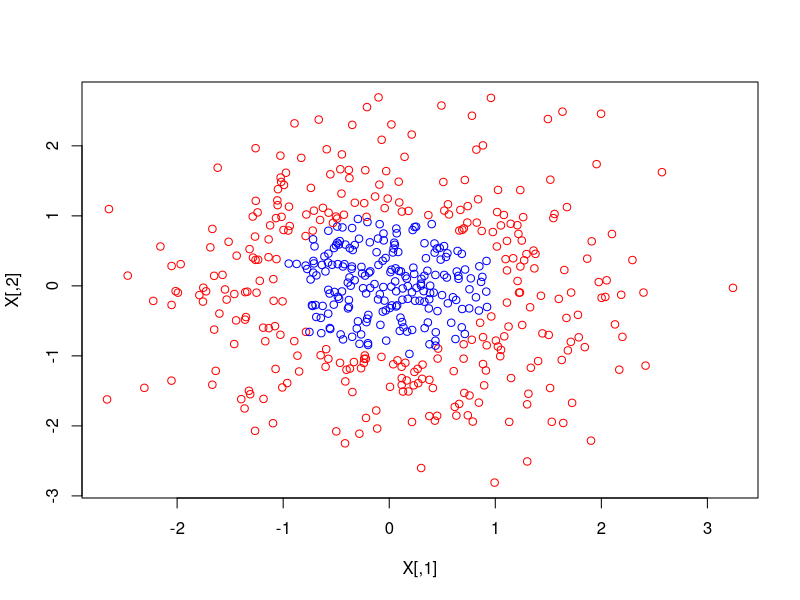

Recreate this plot in R. (Note: this script raises an error after producing the figure.)
##########################################################
# The package "kernlab"
##########################################################
##########################################################
# To install the package "kernlab" execute:
# En R cliquer: "Packages" ->  Installer le(s) package(s) -> [...France (Lyon2)...] -> kernlab
library("kernlab")  # connect library


#################################################################################################################################
#################################################################################################################################
#################################################################################################################################

set.seed(123)  

# Generate two dimensional data
nn=500

mu1=c(0,0)
X = mu1 + cbind(rnorm(nn),rnorm(nn))

d = apply(X^2,MARGIN=1,sum)
Y = ifelse(d<1,1,-1)

# visualise

plot(X,col=c("red","yellow","blue")[Y+2])

####################################################
# gausskern

gausskern=function(X1,X2,sigma=1){
A=X1[,1]
B=X2[,1]
M=matrix(rep(A,length(B)),ncol=length(B))
N=matrix(rep(B,length(A)),ncol=length(A))
D1=M-t(N)
A=X1[,2]
B=X2[,2]
M=matrix(rep(A,length(B)),ncol=length(B))
N=matrix(rep(B,length(A)),ncol=length(A))
D2=M-t(N)
norm=D1^2 +D2^2
exp(-sigma*norm)
}

######################################################################
# on genere une fonction qui calcule la solution du probl?me dual


probl.dual = function(X,Y,gamma,sigma=1){
nn=length(Y)
c <- matrix(rep(-1,nn))
# calcul de H
#P <- X%*%t(X)     # soit    kernelMatrix(vanilladot(),X)
P=gausskern(X,X,sigma)
H <- Y%*%t(Y)*P
A <- t(Y)
b <- 0
l <- matrix(rep(0,nn))
u <- matrix(rep(gamma,nn))
r <- 0
sv <- ipop(c,H,A,b,l,u,r)
round(primal(sv),6)
}



################################################

Hyper=function(X,Y,alpha,newdata,indice=1,sigma=1){
matrK = gausskern(X,X,sigma)
suppk=which( (alpha>0) & (alpha< C))
k=suppk[indice]
w0=Y[k] - sum(alpha[supp]*Y[supp] * matrK[supp,k])
colSums(alpha[supp]*Y[supp] * gausskern(X[supp,], newdata)  ) +  w0
}

C=2
alpha=probl.dual(X,Y,gamma=C,sigma=1)

Hyper(X,Y,alpha,newdata=X,indice=1,sigma=1)

##############################################
# creation d'une grille des points
NGRID=100
GRID = expand.grid(X=seq(-3,3,length=NGRID), Y=seq(-3,3,length=NGRID)); 
x=cbind(GRID$X,GRID$Y)

Ypred=ifelse(Hyper(X,Y,alpha,newdata=x)>0,1,2)

plot(x[,1],x[,2],col=c("Salmon","SkyBlue")[Ypred])
points(X[Ypred==1,],col="red")
points(X[Ypred==2,],col="blue",pch=24)
